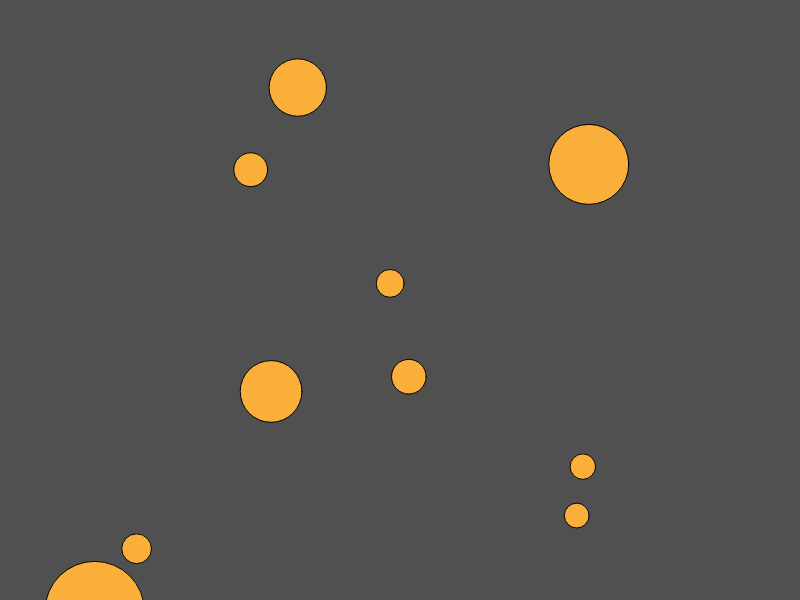
Frame 1 (no input)
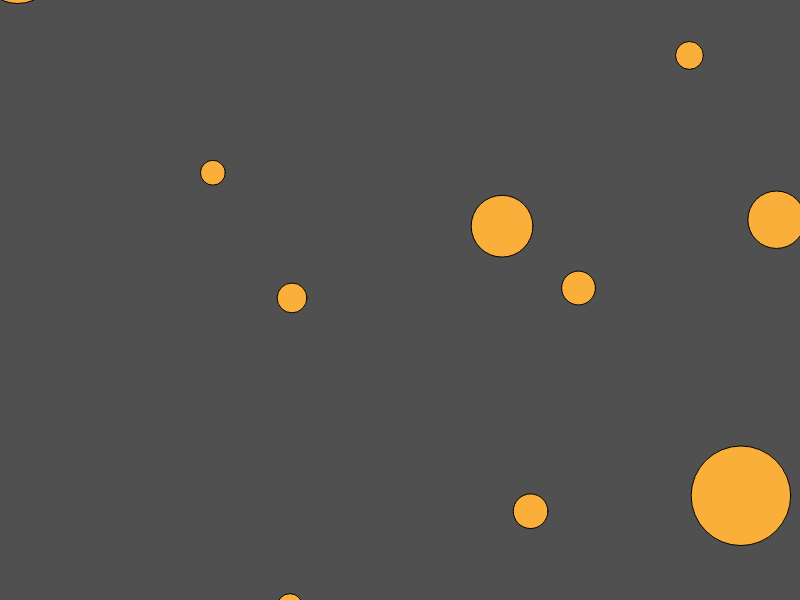
Frame 60 (no input)
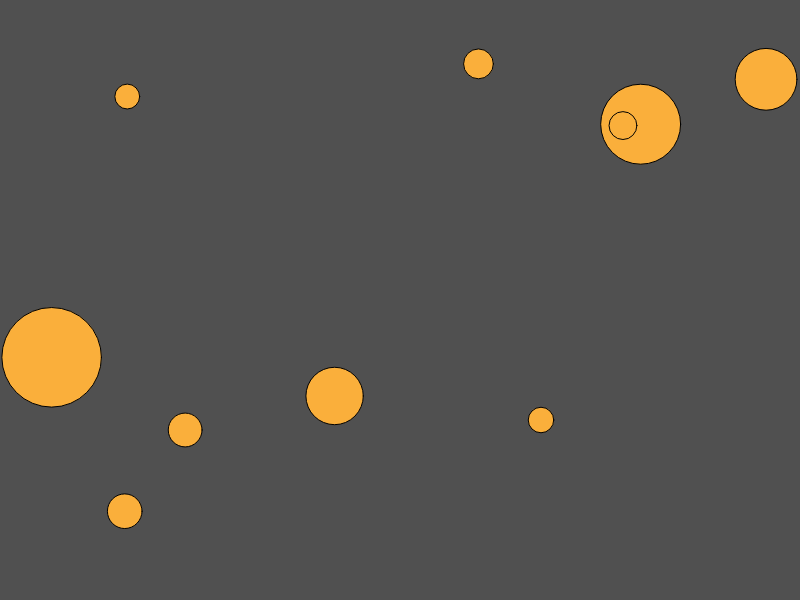
Frame 120 (the mouse pressed at the canvas centre since frame 60)

The p5.js sketch that drew these frames (run headless with seeded random() and noise() and a simulated clock; from frame 60 on, the mouse is pressed at the canvas centre):

// p5.js sketch
// ── sketch.js
// BOUNCING CIRCLE BASIC
"use strict";

// BUBBLE - Classes & Objects

// Declare Global Variables
let player1,player2;
let bubble, bubble2, bubble3, bubble4, bubble5, bubble6, bubble7, bubble8, bubble9, bubble10;

let GREY = 80;
let RED = "#bb2a27";
let GREEN = "#8cc542";
let BLUE = "#28a9e0";
let ORANGE = "#faaf3b";
let BROWN = "#aa6c39";
let WHITE = "#ffffff";
let BLACK = "#000000";
// SETUP FUNCTION - Runs once at beginning of program
function setup() {
	createCanvas(800, 600);

	// Initialize Global Variables
	bubble = new Bubble(random(800),random(600));
	bubble2 = new Bubble(random(800),random(600));
	bubble3 = new Bubble(random(800),random(600));
	bubble4 = new Bubble(random(800),random(600));
	bubble5 = new Bubble(random(800),random(600));
	bubble6 = new Bubble(random(800),random(600));
	bubble7 = new Bubble(random(800),random(600));
	bubble8 = new Bubble(random(800),random(600));
	bubble9 = new Bubble(random(800),random(600));
	bubble10 = new Bubble(random(800),random(600));
}


// DRAW FUNCTION - Loops @ 60FPS by default
function draw() {
	// LOGIC
	bubble.move();
	bubble2.move();
	bubble3.move();
	bubble4.move();
	bubble5.move();
	bubble6.move();
	bubble7.move();
	bubble8.move();
	bubble9.move();
	bubble10.move();

	// DRAW
	background(GREY);

	bubble.show(ORANGE);
	bubble2.show(ORANGE);
	bubble3.show(ORANGE);
	bubble4.show(ORANGE);
	bubble5.show(ORANGE);
	bubble6.show(ORANGE);
	bubble7.show(ORANGE);
	bubble8.show(ORANGE);
	bubble9.show(ORANGE);
	bubble10.show(ORANGE);

}


// ── bubble.js
// CODE FOR A BUBBLE OBJECT

// bubble class - factory or blueprint to build bubble object
class Bubble {
	constructor(x, y, col) {
		// properties
		// run once a bubble object is made
		this.x = x;
		this.y = y;
		this.r = random(10, 50);
		this.col = col;
		this.xSpeed = random(50);
		this.ySpeed = random(50);
	}

	// medthods
	move() {
		// move randomly
		this.x += this.xSpeed;
		if (this.x < 0 || this.x > width) {
			this.xSpeed = -this.xSpeed;
		}

		// Move & Bounce Vertically
		this.y += this.ySpeed;
		if (this.y < 0 || this.y > height) {
			this.ySpeed = -this.ySpeed;
		}
	}

	show(aCol) {
		// Draw Bubble
		
		fill(aCol);
		ellipse(this.x, this.y, 2 * this.r);
	}
}
